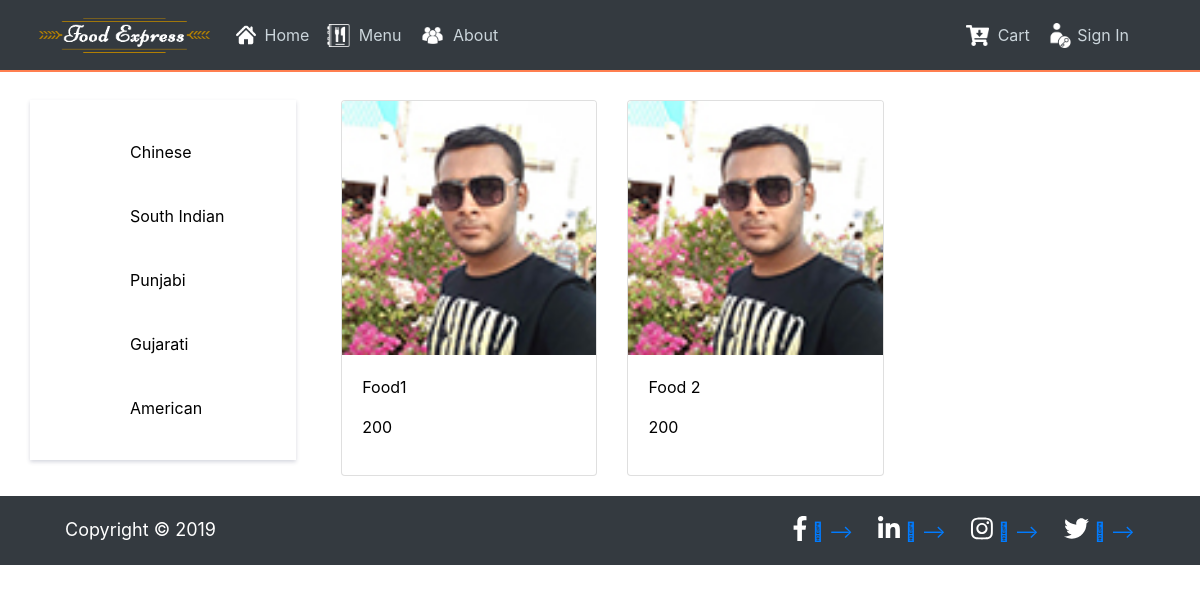
/menu/, run on an earlier commit of the app's database.
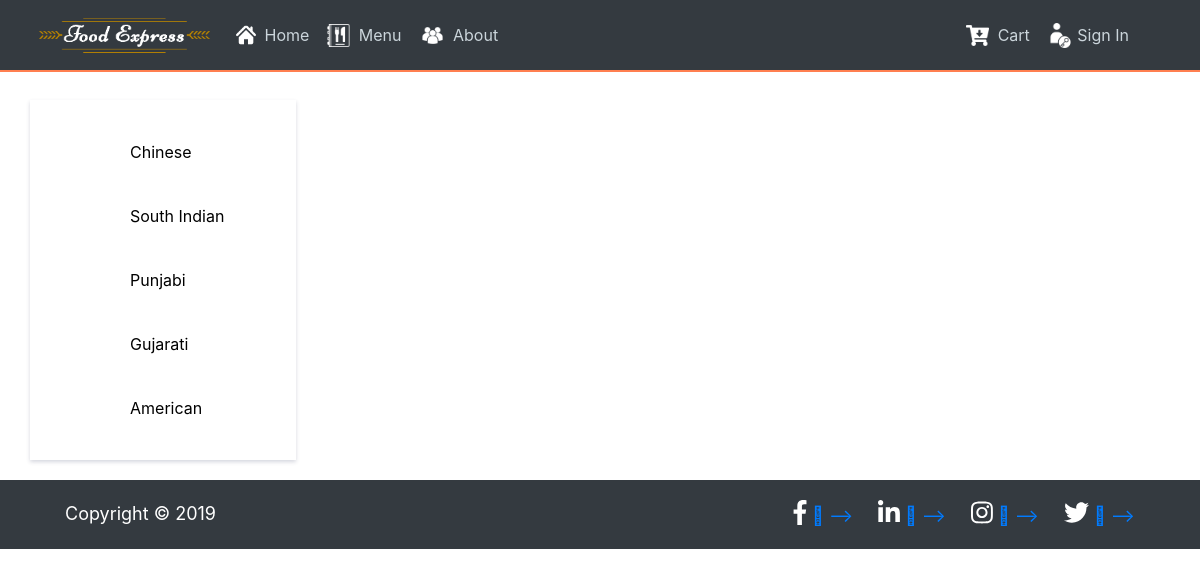
And on a later commit of the database.
### food/models.py (models this page shows, shortened)
class Food(models.Model):
    id=models.AutoField(primary_key=True,default=0)
    name = models.CharField(max_length=30)
    description = models.CharField(max_length=255)
    category = models.CharField(max_length=30)
    cost = models.CharField(max_length=10)
    image = models.ImageField(default='default.jpg', upload_to='food_pics/')
    date_posted = models.DateTimeField(default=timezone.now)
    restaurant = models.ForeignKey(User, on_delete=models.CASCADE)

### food/views.py (the view)
# urls.py: path('menu/', food_views.MenuView.as_view(), name='food-menu'),
class MenuView(ListView):
    model = Food
    template_name = 'food/menu.html'
    def get_context_data(self, *, object_list=None, **kwargs):
        return {'title': 'Menu', 'app': app, 'foods': Food.objects.all()}

### food/templates/food/menu.html
{% extends "food/base.html" %}
{% load static %}
{% block content %}
	<div class="container-fluid content-menu">
		<div class="row">
			<div class="col-sm-3">
				<div class="tabs-menu">
					<div class="tablink" id="chinese">Chinese</div>
					<div class="tablink" id="south">South Indian</div>
					<div class="tablink" id="punjabi">Punjabi</div>
					<div class="tablink" id="gujarati">Gujarati</div>
					<div class="tablink" id="american">American</div>
				</div>
			</div>
			<div class="col-sm-9">
				<div class="container-fluid">
					<div class="row">
						{% for item in foods %}
							<div class="col-md-4">
								<div class="card">
									<img class="img-responsive card-img-top item-img" src="{{ item.image.url }}">
									<div class="card-body">
										<p>{{ item.name }}</p>
										<p>{{ item.cost }}</p>
									</div>
								</div>
							</div>
						{% endfor %}
					</div>
				</div>
			</div>
		</div>
	</div>
{% endblock content %}

### food/templates/food/base.html (shortened to what this page needs)
{% load static %}
{% load fontawesome %}
<!DOCTYPE html>
<html lang="en">
<head>
    <link rel="stylesheet" href="https://maxcdn.bootstrapcdn.com/bootstrap/4.1.1/css/bootstrap.min.css">
    <link rel="stylesheet" href="{% static 'food/css/style.css' %}">
</head>
<body id="myPage">
<header class="site-header">
    <nav class="navbar navbar-expand-md navbar-dark bg-dark fixed-top fixed-nav-bar">
        <div class="container">
            <a class="navbar-brand mr-4" href="{% url 'food-home' %}">
                <img class="logo-image" src="{% static 'food/img/navbar/logo.png' %}">
            </a>
            <div class="collapse navbar-collapse" id="navbarToggle">
                <div class="navbar-nav mr-auto">
                    <a class="nav-link nav-item nav-align" href="{% url 'food-home' %}">
                        <img class="home-img mr-1" src="{% static 'food/img/navbar/home.png'%}">
                        <span style="vertical-align: middle;margin-right: 10px">Home</span>
                    </a>
                    <a class="nav-link nav-item nav-align" href="{% url 'food-menu' %}">
                        <img class="menu-img mr-1" src="{% static 'food/img/navbar/menu.png'%}">
                        <span style="vertical-align: middle;margin-right: 10px">Menu</span>
                    </a>
                    <a class="nav-link nav-item nav-align" href="{% url 'food-about' %}">
                        <img class="about-img mr-1" src="{% static 'food/img/navbar/about.png'%}">
                        <span style="vertical-align: middle;margin-right: 10px">About</span>
                    </a>
                </div>
                <div class="navbar-nav">
                    <a class="nav-link nav-item nav-align" href="{% url 'food-cart' %}">
                        <img class="cart-img mr-1" src="{% static 'food/img/navbar/cart.png'%}">
                        <span style="vertical-align: middle;margin-right: 10px">Cart</span>
                    </a>
                    {% if user.is_authenticated %}
                    <a class="nav-link nav-item nav-align" href="{% url 'profile' %}">
                        <img class="rounded-circle profile-photo mr-1" src="{{ user.profile.image.url }}">
                        <span style="vertical-align: middle;margin-right: 10px">
                                {{ user.username }}
                            </span>
                    </a>
                    {% else %}
                    <a class="nav-link nav-item nav-align" href="{% url 'login' %}">
                        <img class="login-img" src="{% static 'food/img/navbar/user.png'%}">
                        <span style="vertical-align: middle;margin-right: 10px">
                                Sign In
                            </span>
                    </a>
                    {% endif %}
                </div>
            </div>
        </div>
    </nav>
</header>
{% block content %}{% endblock %}
<footer class="bg-dark">
    <div class="container">
        <div class="row">
            <div class="col-sm-6">
                <p>Copyright &copy; 2019</p>
            </div>
            <div class="col-sm-6 text-right font-icons">
                <a href="https://www.facebook.com/profile.php?id=100008100278203">
                    <i class='fab social-links'>&#xf39e;</i>
                </a>
                <a href="https://www.linkedin.com/in/jainam-shah-26875b129/">
                    <i class='fab social-links'>&#xf0e1;</i>
                </a>
                <a href="https://www.instagram.com/jainam2198/">
                    <i class='fab social-links'>&#xf16d;</i>
                </a>
                <a href="https://twitter.com/JainamS74646319">
                    <i class='fab social-links'>&#xf099;</i>
                </a>
            </div>
        </div>
    </div>
</footer>
</body>
</html>

### food/static/food/css/style.css (style rules this page uses)
html, body { color: #000000; }
body { min-height: 100%; }
.site-header .navbar-nav .nav-link { color: #cbd5db; }
.navbar { border-bottom: 2px solid coral; }
.navbar-brand { font-size: 22px !important; }
.nav-link { font-size: 16px !important; }
footer { padding: 20px 50px 20px 50px; color: white; width: 100% !important; font-size: 18px !important; }
footer>.container>.row>.col-sm-6>p { margin-bottom: 0rem; }
.social-links { font-size: 25px; color: white; margin-right: 5px; transition: transform .2s; }
.cart-img, .menu-img { width: 23px; }
.about-img, .login-img { width: 25px; }
.home-img, .profile-img, .logout-img { width: 20px; }
.nav-align { text-align: center; }
.logo-image { width: 175px; }
.font-icons>a { padding-left: 20px; }
.navbar-expand-md, .navbar-nav, .nav-link { padding-left: 0rem !important; }
.content-menu { margin: 100px auto 20px auto; padding-left: 30px; }
.tabs-menu { box-shadow: 0 2px 4px 0 rgba(48,56,97,.2); padding: 20px 0px; }
.tablink { padding: 20px 15px 20px 100px; margin-right: 10px; background-color: white; color: black; }

What changed in the data, as far as the page shows it:
removed Food: image (picture), name "Food1", cost "200"
removed Food: image (picture), name "Food 2", cost "200"
